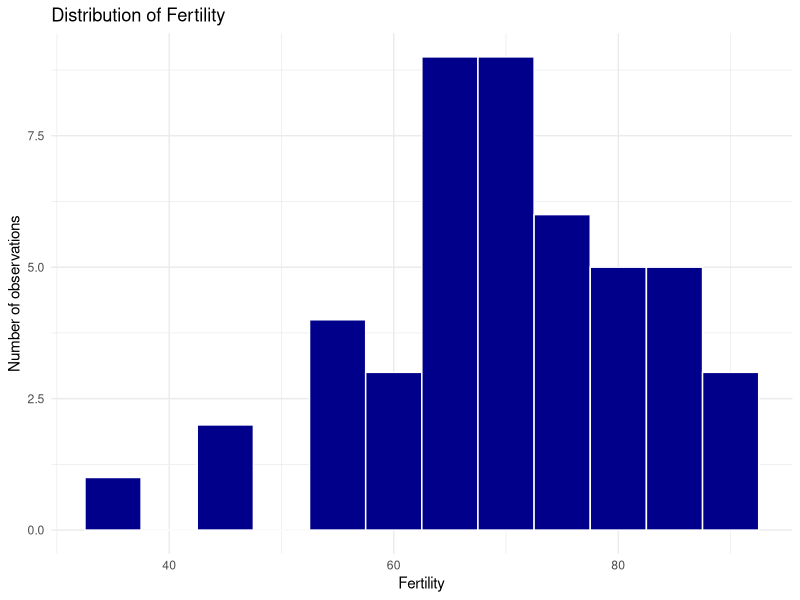
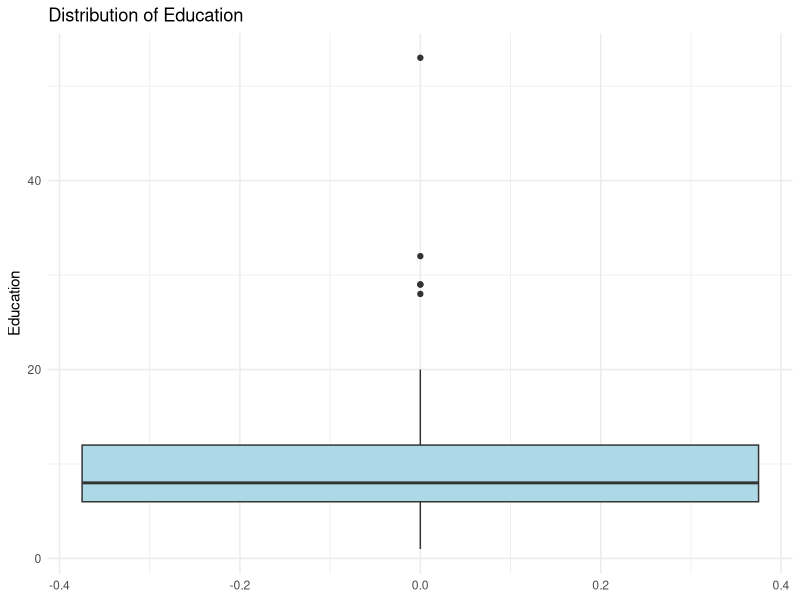
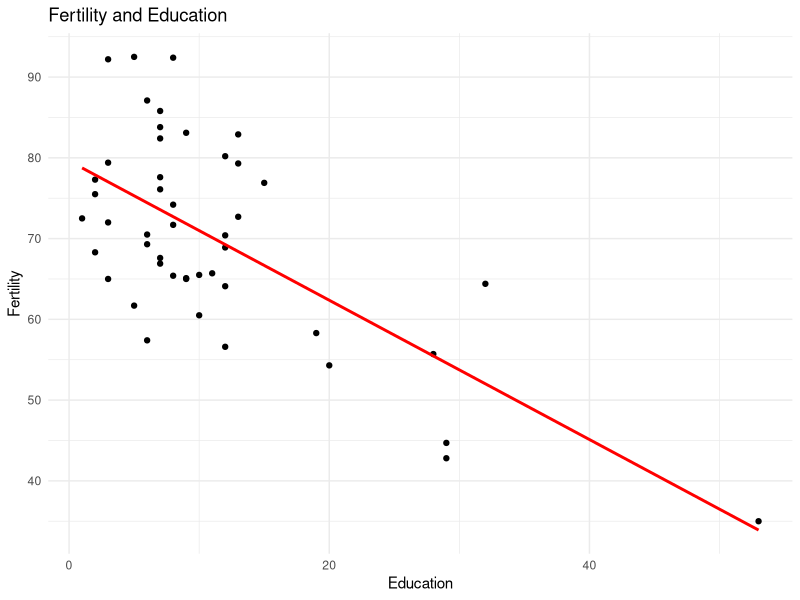
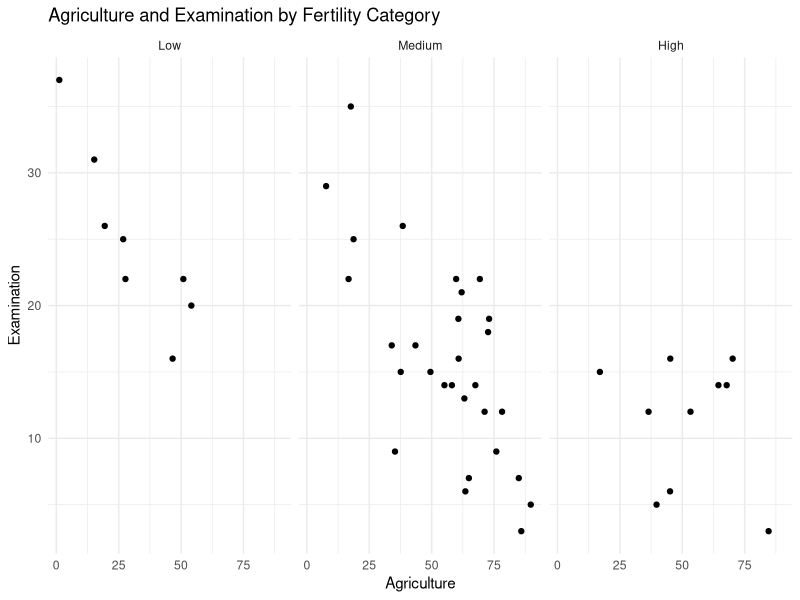

Write R code to recreate these figures, in order.
## ---- chunk 1
knitr::opts_chunk$set(echo = TRUE, message = FALSE, warning = FALSE)
options(width = 95)
library(dplyr)
library(ggplot2)
## ---- chunk 2
print("Hello world")
## ---- chunk 3
my_sum <- function(x) {
  total_sum <- 0

  for (value in x) {
    total_sum <- total_sum + value
  }

  return(total_sum)
}

numeric_vector <- c(1, 5, 4, 3)
my_sum(numeric_vector)
sum(numeric_vector)
## ---- chunk 4
my_sum <- function(x) {
  if (!is.numeric(x)) {
    warning("The input is not numeric; attempting to convert it.")
    x <- suppressWarnings(as.numeric(x))
  }

  if (anyNA(x)) {
    stop("The input contains values that cannot be converted to numbers.")
  }

  total_sum <- 0

  for (value in x) {
    total_sum <- total_sum + value
  }

  return(total_sum)
}

numbers2 <- c("1", "2", "3")
my_sum(numbers2)
## ---- chunk 5
my_sd <- function(x) {
  if (!is.numeric(x)) {
    stop("x must be numeric.")
  }

  n <- length(x)
  if (n < 2) {
    stop("x must contain at least two values.")
  }

  x_bar <- mean(x)
  squared_deviations <- (x - x_bar)^2
  sqrt(sum(squared_deviations) / (n - 1))
}

my_sd(numeric_vector)
sd(numeric_vector)
## ---- chunk 6
my_se <- function(x) {
  my_sd(x) / sqrt(length(x))
}

my_se(numeric_vector)
sd(numeric_vector) / sqrt(length(numeric_vector))
## ---- chunk 7
my_t_test <- function(x, mu_0) {
  (mean(x) - mu_0) / my_se(x)
}

my_t_test(numeric_vector, mu_0 = 3)
unname(t.test(numeric_vector, mu = 3)$statistic)
## ---- chunk 8
fibonacci_sequence <- numeric(30)
fibonacci_sequence[1] <- 0
fibonacci_sequence[2] <- 1

for (i in 3:30) {
  fibonacci_sequence[i] <-
    fibonacci_sequence[i - 1] + fibonacci_sequence[i - 2]
}

fibonacci_sequence
## ---- chunk 9
sum_multiples_3_or_5 <- function(N) {
  if (length(N) != 1 || !is.numeric(N) || is.na(N) || N < 1) {
    stop("N must be one positive number.")
  }

  total <- 0

  for (i in seq_len(floor(N))) {
    if (i %% 3 == 0 || i %% 5 == 0) {
      total <- total + i
    }
  }

  return(total)
}

sum_multiples_3_or_5(100)
## ---- chunk 10
is_prime <- function(x) {
  if (x < 2) {
    return(FALSE)
  }

  largest_possible_divisor <- floor(sqrt(x))

  if (largest_possible_divisor < 2) {
    return(TRUE)
  }

  !any(x %% seq.int(2, largest_possible_divisor) == 0)
}

sum_primes_up_to <- function(N) {
  if (length(N) != 1 || !is.numeric(N) || is.na(N) || N < 1) {
    stop("N must be one positive number.")
  }

  candidates <- seq_len(floor(N))
  prime_numbers <- candidates[
    vapply(candidates, is_prime, logical(1))
  ]

  sum(prime_numbers)
}

sum_primes_up_to(100)
## ---- chunk 11
data(swiss)

swiss_data <- swiss |>
  mutate(
    UrbanizationRate = 100 - Agriculture,
    FertilityCategory = case_when(
      Fertility <= 60 ~ "Low",
      Fertility > 60 & Fertility <= 80 ~ "Medium",
      Fertility > 80 & Fertility <= 100 ~ "High",
      TRUE ~ NA_character_
    ),
    FertilityCategory = factor(
      FertilityCategory,
      levels = c("Low", "Medium", "High")
    )
  )

head(swiss_data)
## ---- chunk 12
swiss_data |>
  filter(Fertility > 70) |>
  arrange(desc(Education))
## ---- chunk 13
swiss_data |>
  group_by(FertilityCategory) |>
  summarize(
    AverageEducation = mean(Education, na.rm = TRUE),
    .groups = "drop"
  )
## ---- chunk 14
swiss_data |>
  slice_max(Fertility, n = 3, with_ties = FALSE) |>
  select(Fertility, Education)
## ---- chunk 15
swiss_data |>
  mutate(EducationToFertilityRatio = Education / Fertility) |>
  filter(between(EducationToFertilityRatio, 0.1, 0.2))
## ---- chunk 16
swiss_stats <- swiss_data |>
  group_by(FertilityCategory) |>
  summarize(
    MedianFertility = median(Fertility, na.rm = TRUE),
    StandardDeviationEducation = sd(Education, na.rm = TRUE),
    .groups = "drop"
  )

swiss_stats
## ---- chunk 17
swiss_data |>
  summarize(
    DistinctEducation = n_distinct(Education),
    DistinctFertilityCategory = n_distinct(FertilityCategory)
  )
## ---- chunk 18
data(swiss)
swiss_data <- swiss
## ---- chunk 19
tail(swiss_data, 3)
## ---- chunk 20
summary(swiss_data)
## ---- chunk 21
swiss_data$UrbanizationRate <- 100 - swiss_data$Agriculture

swiss_data$FertilityCategory <- cut(
  swiss_data$Fertility,
  breaks = c(0, 60, 80, 100),
  labels = c("Low", "Medium", "High"),
  include.lowest = TRUE
)

head(swiss_data)
## ---- chunk 22
ggplot(swiss_data, aes(x = Fertility)) +
  geom_histogram(binwidth = 5, fill = "darkblue", color = "white") +
  labs(title = "Distribution of Fertility",
       x = "Fertility", y = "Number of observations") +
  theme_minimal()
## ---- chunk 23
ggplot(swiss_data, aes(y = Education)) +
  geom_boxplot(fill = "lightblue") +
  labs(title = "Distribution of Education", y = "Education") +
  theme_minimal()
## ---- chunk 24
ggplot(swiss_data, aes(x = Education, y = Fertility)) +
  geom_point() +
  geom_smooth(method = "lm", se = FALSE, color = "red") +
  labs(title = "Fertility and Education",
       x = "Education", y = "Fertility") +
  theme_minimal()
## ---- chunk 25
ggplot(swiss_data, aes(x = Agriculture, y = Examination)) +
  geom_point() +
  facet_wrap(~ FertilityCategory) +
  labs(title = "Agriculture and Examination by Fertility Category",
       x = "Agriculture", y = "Examination") +
  theme_minimal()
